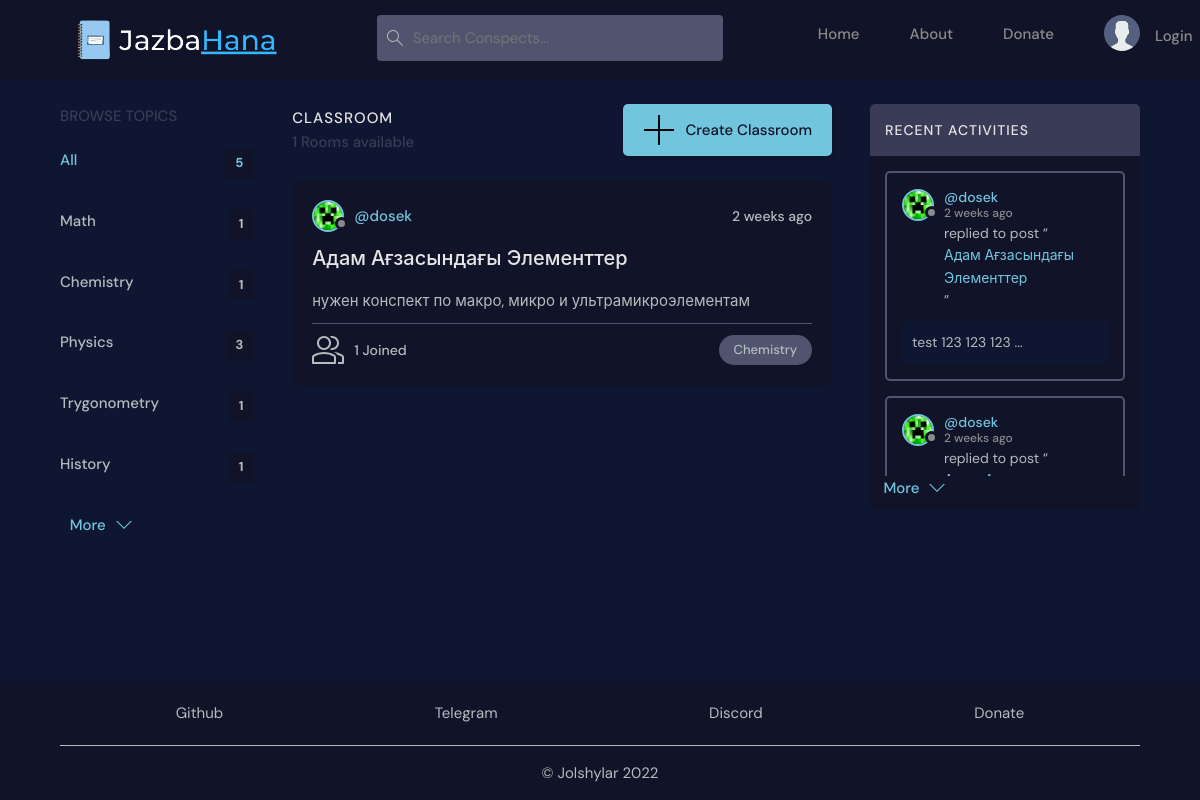
The page /?q=Chemistry on the database its author committed.
### base/models.py (models this page shows, shortened)
class Topic(models.Model):
    name = models.CharField(max_length=200)

class Classroom(models.Model):
    host = models.ForeignKey(User, on_delete=models.SET_NULL, null=True)
    topic = models.ForeignKey(Topic, on_delete=models.SET_NULL, null=True)
    name = models.CharField(max_length=100)
    description = models.CharField(max_length=100, null=True, blank=True)
    students = models.ManyToManyField(User, related_name='students', blank=True)
    created = models.DateTimeField(auto_now_add=True)
    updated = models.DateTimeField(auto_now=True)
    class Meta:
        ordering = ['-updated', '-created']
    def __str__(self):
        return self.name

class User(AbstractUser):
    name = models.CharField(max_length=200, null=True)
    email = models.EmailField(unique=True, null=True)
    bio = models.TextField(null=True)
    avatar = models.ImageField(null=True, default="avatar.svg", upload_to="avatars/")
    USERNAME_FIELD = 'email'
    REQUIRED_FIELDS = []

class Message(models.Model):
    author = models.ForeignKey(User, on_delete=models.CASCADE)
    classroom = models.ForeignKey(Classroom, on_delete=models.CASCADE)
    body = models.TextField()
    created = models.DateTimeField(auto_now_add=True)
    updated = models.DateTimeField(auto_now=True)
    class Meta:
        ordering = ['-updated', '-created']
    def __str__(self):
        return f'{self.body[0:32]} ...'

### base/views.py (the view)
# urls.py: path('', views.home, name='home'),
def home(request):
    q = request.GET.get('q') if request.GET.get('q') != None else ''
    classrooms = Classroom.objects.filter(
        Q(topic__name__icontains=q) |
        Q(name__icontains=q) |
        Q(description__icontains=q)
    )
    topics = Topic.objects.all()[0:5]
    classroom_count = classrooms.count()
    classroom_messages = Message.objects.filter(Q(classroom__topic__name__icontains=q))[0:5]
    context = {
        'classrooms': classrooms,
        'topics': topics,
        'classroom_count': classroom_count,
        'classroom_messages': classroom_messages,
    }
    return render(request, 'base/home.html', context)

### base/templates/base/home.html (shortened to what this page needs)
{% extends 'base.html' %}
{% load static %}
{% block content %}
<main class="layout layout--3">
  <div class="container">
    {% include 'components/topics_component.html' %}
    <div class="classroomList">
      <div class="classroomList__header">
        <div>
          <h2>Classroom</h2>
          <p>{{classroom_count}} Rooms available</p>
        </div>
        <a class="btn btn--main" href="{% url 'create-classroom' %}">
          <img src="{% static 'images/icons/add.svg' %}" />
          Create Classroom
        </a>
      </div>
      <div class="classroomListRooms">
      {% include 'components/feed_component.html' %}
    </div>
    </div>
    {% include 'components/activity_component.html' %}
  </div>
</main>
{% endblock content %}

### base/templates/components/topics_component.html
{% load static %}
<div class="topics">
  <div class="topics__header">
    <h2>Browse Topics</h2>
  </div>
  <ul class="topics__list">
    <li>
      <a href="{% url 'home' %}" class="active"
        >All <span>{{topics.count}}</span></a
      >
    </li>
    {% for topic in topics %}
    <li>
      <a href="{% url 'home' %}?q={{topic.name}}"
        >{{topic.name}}<span>{{topic.classroom_set.all.count}}</span></a
      >
    </li>
    {% endfor %}
  </ul>
  <a class="btn btn--link" href="{% url 'topics' %}">
    More
    <img src="{% static 'images/icons/chevron-down.svg' %}" />
  </a>
</div>

### base/templates/components/feed_component.html
{% load static %}
{% for classroom in classrooms %}
<div class="classroomListRoom">
    <div class="classroomListRoom__header">
      <a href="{% url 'user-profile' classroom.host.id %}" class="classroomListRoom__author">
        <div class="avatar avatar--small">
          <img src="{{classroom.host.avatar.url}}" />
        </div>
        <span>@{{classroom.host.username}}</span>
      </a>
      <div class="classroomListRoom__actions">
        <span>{{classroom.created | timesince}} ago</span>
      </div>
    </div>
    <div class="classroomListRoom__content">
      <a href="{% url 'classroom' classroom.id %}">{{classroom.name}}</a>
      <p class="description">{{classroom.description}}</p>
    </div>
    <div class="classroomListRoom__meta">
      <a href="{% url 'classroom' classroom.id %}" class="classroomListRoom__joined">
        <img src="{% static 'images/icons/user-group.svg' %}" />
        {{classroom.students.all.count}} Joined
      </a>
      <p class="classroomListRoom__topic">{{classroom.topic.name}}</p>
    </div>
  </div>
{% endfor %}

### base/templates/components/activity_component.html
{% load static %}
<link rel="stylesheet" href="{% static 'styles/activity.css' %}" />
<div class="activities">
    <div class="activities__header">
      <h2>Recent Activities</h2>
    </div>
    <div class="activity__body">
      {% for message in classroom_messages %}
      <div class="activities__box">
        <div class="activities__boxHeader roomListRoom__header">
          <a href="{% url 'user-profile' message.author.id %}" class="classroomListRoom__author">
            <div class="avatar avatar--small">
              <img src="{{message.author.avatar.url}}" />
            </div>
            <p>
              @{{message.author.username}}
              <span>{{message.created | timesince}} ago</span>
            </p>
          </a>
        </div>
        <div class="activities__boxContent">
          <p>replied to post “<a href="{% url 'classroom' message.classroom.id %}">{{message.classroom}}</a>”</p>
          <div class="activities__boxRoomContent">
            {{message}}
          </div>
        </div>
      </div>
      {% endfor %}
    </div>
    <a class="btn btn--link" href="{% url 'activity' %}">
      More
      <img src="{% static 'images/icons/chevron-down.svg' %}" />
    </a>
</div>

### static/styles/style.css (style rules this page uses)
:root { --color-main: #71c6dd; --color-main-light: #e1f6fb; --color-dark: #111329; --color-dark-medium: #51546e; --color-dark-light: #393b57; --color-light: #e5e5e5; --color-gray: #8b8b8b; --color-light-gray: #b2bdbd; --color-bg: #0e1631; --color-success: #5dd693; }
* { font-family: "DM Sans", -apple-system, BlinkMacSystemFont, "Segoe UI", Roboto, Oxygen, Ubuntu, Cantarell, "Open Sans", "Helvetica Neue", sans-serif; margin: 0; padding: 0; box-sizing: border-box; text-rendering: optimizeLegibility; font-size: inherit; }
html { font-size: 56.25%; }
body { line-height: 1.6; font-weight: 400; font-size: 1.5rem; color: var(--color-light-gray); background-color: var(--color-bg); min-height: 100vh; }
a { display: inline-block; color: var(--color-main); text-decoration: none; }
.container { max-width: 120rem; width: 90%; margin: auto; }
.btn { background-color: transparent; border: none; display: inline-flex; align-items: center; gap: 1rem; cursor: pointer; transition: all ease-in-out 0.3s; padding: 1rem 2rem; border-radius: 5px; box-shadow: 1px 1px 3px 1px rgba(0, 0, 0, 0.15); font-weight: 500; }
.btn--link { border-radius: 0; padding: 0; color: var(--color-main); box-shadow: none; margin-left: 5%; margin-bottom: 10px; }
.btn--main { background-color: var(--color-main); color: var(--color-dark); }
.avatar { position: relative; display: inline-block; border-radius: 50%; border: 2px solid var(--color-main); }
.avatar img { display: block; border-radius: 50%; object-fit: cover; object-position: center; }
.avatar::after { content: ""; display: block; position: absolute; background-color: var(--color-gray); z-index: 111; border-radius: 50%; border: 0.3rem solid var(--color-dark); }
.avatar.avatar--small img { width: 2.8rem; height: 2.8rem; }
.avatar.avatar--small:after { width: 0.7rem; height: 0.7rem; bottom: 0px; right: -6px; }
@media only screen and (min-width: 1200px) { html { font-size: 62.5%; } }
.layout { margin-top: 2.4rem; }
.layout > .container { display: flex; justify-content: space-between; align-items: flex-start; gap: 2.5rem; }
.layout--3 > .container > div:first-child { flex-basis: 18%; max-width: 22.5rem; }
.layout--3 > .container > div:nth-child(2) { flex-basis: 50%; }
.layout--3 > .container > div:last-child { flex-basis: 25%; }
.classroomList__header { display: flex; justify-content: space-between; align-items: center; margin-bottom: 2.4rem; }
.classroomList__header h2 { text-transform: uppercase; font-weight: 500; color: var(--color-light); letter-spacing: 1px; }
.classroomList__header p { font-weight: 500; color: var(--color-dark-light); }
.classroomListRoom { margin-bottom: 2.4rem; background-color: var(--color-dark); border-radius: 1rem; padding: 2rem; }
.classroomListRoom__header { display: flex; justify-content: space-between; align-items: center; }
.classroomListRoom__author { font-weight: 500; display: flex; align-items: center; gap: 1rem; }
.classroomListRoom__actions { display: flex; align-items: flex-start; gap: 1rem; position: relative; }
.classroomListRoom__actions span { font-size: 1.4rem; font-weight: 500; }
.classroomListRoom__content { margin: 1rem 0; }
.classroomListRoom__content a { font-size: 2rem; font-weight: 500; margin-bottom: 1.5rem; color: var(--color-light); transition: all 0.3s ease-in-out; }
.classroomListRoom__meta { border-top: 1px solid var(--color-dark-medium); padding-top: 1rem; display: flex; align-items: center; justify-content: space-between; }
.classroomListRooms { overflow-y: auto; height: 450px; }
.classroomListRoom__joined { color: var(--color-light-gray); display: flex; align-items: center; gap: 1rem; font-size: 1.4rem; font-weight: 500; }
.classroomListRoom__topic { padding: 5px 1.5rem; background-color: var(--color-dark-medium); border-radius: 5rem; font-weight: 500; font-size: 1.3rem; }
.topics__header { margin-bottom: 2rem; }
.topics__header h2 { text-transform: uppercase; font-weight: 500; color: var(--color-dark-light); }
.topics__list { list-style: none; }
.topics__list li a { display: flex; justify-content: space-between; margin-bottom: 3rem; font-weight: 500; color: var(--color-light-gray); transition: all 0.3s ease-in-out; }
.topics__list li a.active, .topics__list li a:hover { color: var(--color-main); }
.topics__list li a span { padding: 0.5rem 1rem; background-color: var(--color-dark); border-radius: 3px; font-size: 1.3rem; font-weight: 700; letter-spacing: 1px; }

### rows shown on the page
Topic: name "Math", classroom_set.all.count "1"
Topic: name "Chemistry", classroom_set.all.count "1"
Topic: name "Physics", classroom_set.all.count "3"
Topic: name "Trygonometry", classroom_set.all.count "1"
Topic: name "History", classroom_set.all.count "1"
Classroom: host.avatar (picture), host.username "dosek", created "2 weeks", name "Адам Ағзасындағы Элементтер", description "нужен конспект по макро, микро и ультрамикроэлементам", students.all.count "1", topic.name "Chemistry"
Message: author.avatar (picture), author.username "dosek", created "2 weeks", classroom "Адам Ағзасындағы Элементтер", body "test 123 123 123 ..."
Message: author.avatar (picture), author.username "dosek", created "2 weeks"

### other values the page prints
{{ topics.count }} "5"
{{ classroom_count }} "1"
